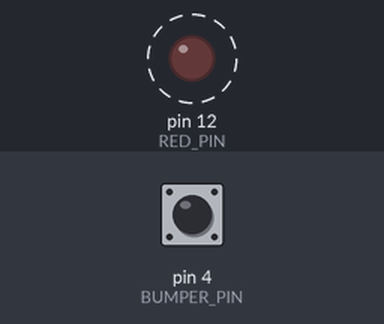
The sketch below on a simulated Arduino Uno, built with avr-gcc and run on an emulated ATmega328P. Shown: output pins drawn as LEDs (lit = HIGH). Dashed ring = blinking. The test bench sets the inputs (shaded band); at power-on: pin 4 (BUMPER_PIN) HIGH. What the sketch prints to the serial monitor is not drawn.

Above: at 1.25 s.
1.3 s: pin 4 (BUMPER_PIN) pulled LOW for 0.15 s
Timing chart, 0 to 10.3 s (numbered marks = the images above; inputs shaded):
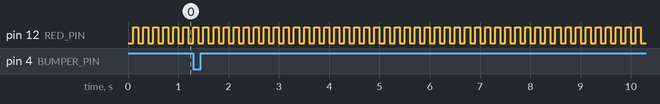

Measured:
- by itself, pin 12 (RED_PIN): alternates HIGH for 0.10 s and LOW for 0.10 s

The sketch:

status_bumpers.ino
```cpp
// status_bumpers.ino - Rover's red "go home" light flashes 5 times a second WHILE the bumper is watched
// (Chapter 98's version used delay() and was blind while it flashed)
const int RED_PIN = 12;
const int BUMPER_PIN = 4;
const unsigned long FLASH_MS = 100;    // red: 100 ms on, 100 ms off

unsigned long lastFlash = 0;
bool redOn = false;
int lastLevel = HIGH;

void setup() {
  Serial.begin(115200);
  pinMode(RED_PIN, OUTPUT);
  pinMode(BUMPER_PIN, INPUT_PULLUP);
}

void loop() {
  if (millis() - lastFlash >= FLASH_MS) {          // job 1: the flashing light
    lastFlash += FLASH_MS;
    redOn = !redOn;
    digitalWrite(RED_PIN, redOn);
  }
  int level = digitalRead(BUMPER_PIN);              // job 2: the bumper, on every pass
  if (lastLevel == HIGH && level == LOW) {
    Serial.print("bump at ");
    Serial.print(micros() / 1000.0, 3);             // the time in ms, with microseconds
    Serial.println(" ms: motors stop");
  }
  lastLevel = level;
}
```
